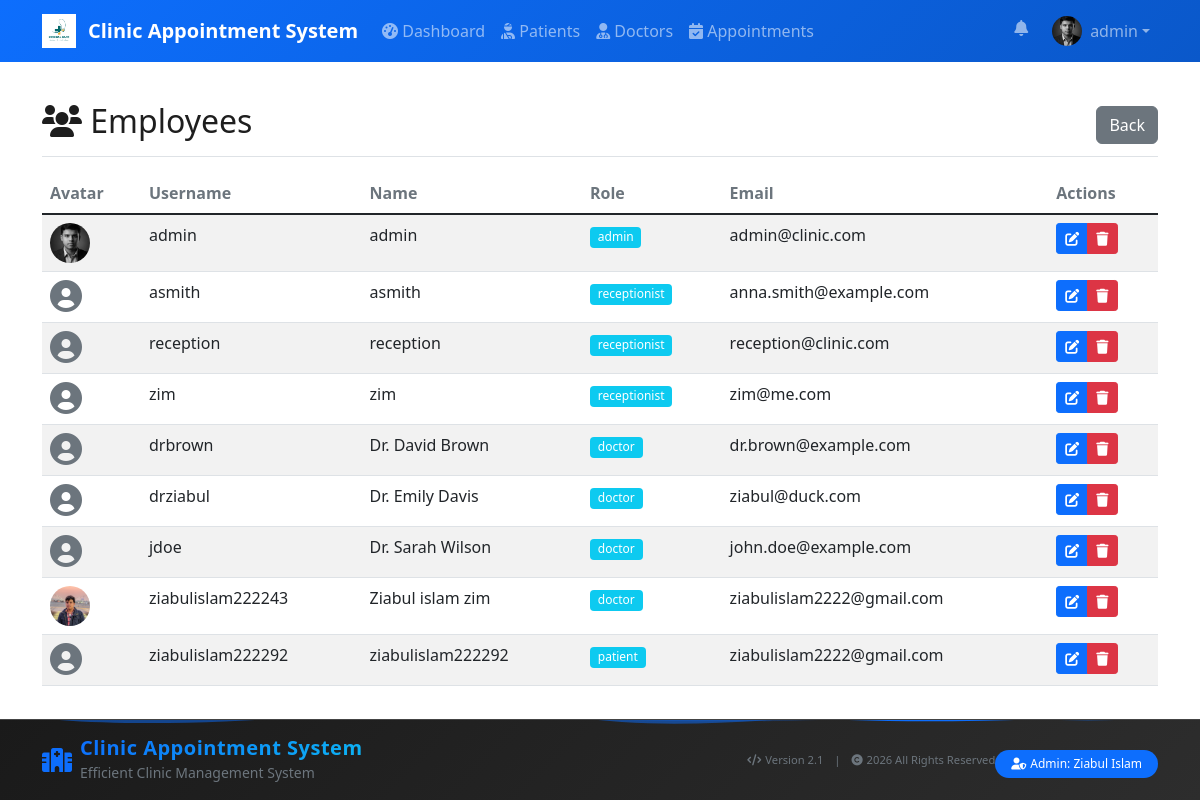
The page /pages/employees.php (signed in) on the database its author committed.
### tables this page shows
CREATE TABLE `users` (
  `user_id` int(11) NOT NULL,
  `username` varchar(50) NOT NULL,
  `password` varchar(255) NOT NULL,
  `email` varchar(100) DEFAULT NULL,
  `first_name` varchar(50) DEFAULT NULL,
  `last_name` varchar(50) DEFAULT NULL,
  `profile_picture` varchar(255) DEFAULT NULL,
  `role` enum('admin','receptionist','doctor','patient') DEFAULT 'receptionist',
  `doctor_id` int(11) DEFAULT NULL,
  `created_at` timestamp NOT NULL DEFAULT current_timestamp()
);

CREATE TABLE `doctors` (
  `doctor_id` int(11) NOT NULL,
  `first_name` varchar(50) NOT NULL,
  `last_name` varchar(50) NOT NULL,
  `specialization` varchar(100) DEFAULT NULL,
  `email` varchar(100) DEFAULT NULL,
  `phone` varchar(15) DEFAULT NULL,
  `license_number` varchar(50) DEFAULT NULL,
  `available_days` set('Monday','Tuesday','Wednesday','Thursday','Friday','Saturday','Sunday') DEFAULT NULL,
  `consultation_fee` decimal(8,2) DEFAULT NULL,
  `available_time_start` time DEFAULT NULL,
  `available_time_end` time DEFAULT NULL,
  `profile_picture` varchar(255) DEFAULT NULL,
  `created_at` timestamp NOT NULL DEFAULT current_timestamp()
);

### config/config.php (called while the page is built, shortened)
<?php
if (file_exists(__DIR__ . '/../includes/functions.php')) {
    require_once __DIR__ . '/../includes/functions.php';
}
function isLoggedIn() {
    return isset($_SESSION['user_id']);
}
?>

### includes/functions.php (called while the page is built, shortened)
<?php
function pageFadeIn() {
    return 'fade-in';
}
?>

### pages/employees.php (the view, shortened to what this page needs)
<?php
require_once '../includes/header.php';
$q = $db->prepare('SELECT u.user_id, u.username, u.role, u.email, u.first_name, u.last_name, u.profile_picture, d.first_name as doc_first, d.last_name as doc_last, d.profile_picture as doc_pic
                   FROM users u
                   LEFT JOIN doctors d ON u.doctor_id = d.doctor_id
                   ORDER BY u.role, u.username');
$q->execute();
$rows = $q->fetchAll(PDO::FETCH_ASSOC);
?>
<div class="d-flex justify-content-between align-items-center pt-3 pb-2 mb-3 border-bottom">
    <h1 class="h2"><i class="fas fa-users"></i> Employees</h1>
    <div>
        <a href="dashboard.php" class="btn btn-secondary">Back</a>
    </div>
</div>
<?php if (empty($rows)): ?>
    <div class="alert alert-info">No users found.</div>
<?php else: ?>
    <table class="table table-striped">
        <thead>
            <tr>
                <th>Avatar</th>
                <th>Username</th>
                <th>Name</th>
                <th>Role</th>
                <th>Email</th>
                <th>Actions</th>
            </tr>
        </thead>
        <tbody>
            <?php foreach ($rows as $r): ?>
                <tr>
                    <td>
                        <?php
                        $pic = !empty($r['profile_picture']) ? $r['profile_picture'] : ($r['doc_pic'] ?? '');
                        if (!empty($pic) && file_exists(__DIR__ . '/../uploads/users/' . $pic)): ?>
                            <img src="../uploads/users/<?php echo htmlspecialchars($pic); ?>" style="width:40px;height:40px;object-fit:cover;border-radius:50%;">
                        <?php elseif (!empty($pic) && file_exists(__DIR__ . '/../uploads/doctors/' . $pic)): ?>
                            <img src="../uploads/doctors/<?php echo htmlspecialchars($pic); ?>" style="width:40px;height:40px;object-fit:cover;border-radius:50%;">
                        <?php else: ?>
                            <i class="fas fa-user-circle fa-2x text-muted"></i>
                        <?php endif; ?>
                    </td>
                    <td><?php echo htmlspecialchars($r['username']); ?></td>
                    <td>
                        <?php
                        $fname = !empty($r['first_name']) ? $r['first_name'] : ($r['doc_first'] ?? '');
                        $lname = !empty($r['last_name']) ? $r['last_name'] : ($r['doc_last'] ?? '');
                        $fullName = trim($fname . ' ' . $lname);
                        echo htmlspecialchars(!empty($fullName) ? $fullName : $r['username']);
                        ?>
                    </td>
                    <td><span class="badge bg-info"><?php echo htmlspecialchars($r['role']); ?></span></td>
                    <td><?php echo htmlspecialchars($r['email']); ?></td>
                    <td>
                        <div class="btn-group btn-group-sm d-none d-md-inline-flex" role="group">
                            <a class="btn btn-sm btn-primary" href="edit_user.php?id=<?php echo $r['user_id']; ?>" title="Edit"><i class="fas fa-edit"></i></a>
                            <a class="btn btn-sm btn-danger" href="../process.php?action=delete_user&id=<?php echo $r['user_id']; ?>" title="Delete"><i class="fas fa-trash"></i></a>
                        </div>
                    </td>
                </tr>
            <?php endforeach; ?>
        </tbody>
    </table>
<?php endif; ?>
<?php require_once '../includes/footer.php'; ?>

### includes/header.php (shortened to what this page needs)
<?php
require_once __DIR__ . '/../config/config.php';
?>
<!DOCTYPE html>
<html lang="en">
<head>
    <link href="https://cdn.jsdelivr.net/npm/bootstrap@5.1.3/dist/css/bootstrap.min.css" rel="stylesheet">
    <link rel="stylesheet" href="https://cdnjs.cloudflare.com/ajax/libs/font-awesome/6.0.0/css/all.min.css">
    <link href="../assets/css/style.css" rel="stylesheet">
</head>
<body class="has-fixed-navbar">
    <nav class="navbar navbar-expand-lg navbar-dark navbar-transparent">
        <div class="container">
            <a class="navbar-brand d-flex align-items-center" href="../index.php">
                <?php
                $logoRelPath = '../assets/images/logo_white.png';
                $logoAbsPath = __DIR__ . '/../assets/images/logo_white.png';
                if (file_exists($logoAbsPath)):
                ?>
                    <img src="<?php echo $logoRelPath; ?>" alt="<?php echo SITE_NAME; ?>" style="height:34px;object-fit:contain;margin-right:8px;">
                <?php else: ?>
                    <i class="fas fa-hospital-alt me-2"></i>
                <?php endif; ?>
                <span class="ms-1"><?php echo SITE_NAME; ?></span>
            </a>
            <div class="collapse navbar-collapse" id="navbarNav">
                <?php if (isLoggedIn()): ?>
                <ul class="navbar-nav me-auto">
                    <li class="nav-item">
                        <a class="nav-link" href="../pages/dashboard.php"><i class="fas fa-tachometer-alt"></i> Dashboard</a>
                    </li>
                    <?php $role = strtolower($_SESSION['role'] ?? ''); ?>
                    <?php if ($role === 'doctor'): ?>
                        <li class="nav-item">
                            <a class="nav-link" href="../pages/prescriptions.php"><i class="fas fa-file-prescription"></i> Prescriptions</a>
                        </li>
                    <?php else: ?>
                        <li class="nav-item">
                            <a class="nav-link" href="../pages/patients.php"><i class="fas fa-user-injured"></i> Patients</a>
                        </li>
                        <li class="nav-item">
                            <a class="nav-link" href="../pages/doctors.php"><i class="fas fa-user-md"></i> Doctors</a>
                        </li>
                        <li class="nav-item">
                            <a class="nav-link" href="../pages/appointments.php"><i class="fas fa-calendar-check"></i> Appointments</a>
                        </li>
                    <?php endif; ?>
                </ul>
                <?php endif; ?>
                <ul class="navbar-nav">
                    <?php if (isLoggedIn()):
                        $avatarUrl = '../assets/images/default_avatar.png';
                        if (defined('DB_OK') && DB_OK && isset($db) && $db instanceof PDO) {
                            try {
                                $uqq = $db->prepare('SELECT profile_picture, first_name, last_name FROM users WHERE user_id = :id LIMIT 1');
                                $uqq->bindParam(':id',
                                    $_SESSION['user_id']);
                                $uqq->execute();
                                $urow = $uqq->fetch(PDO::FETCH_ASSOC);
                                if (!empty($urow['profile_picture']) && file_exists(__DIR__ . '/../uploads/users/' . $urow['profile_picture'])) {
                                    $avatarUrl = '../uploads/users/' . $urow['profile_picture'];
                                }
                            } catch (Throwable $e) { $profileFullName = $_SESSION['username']; }
                        }
                    ?>
                        <li class="nav-item dropdown position-relative me-2">
                            <a class="nav-link position-relative" href="#" id="notificationBell" role="button" data-bs-toggle="dropdown" aria-expanded="false">
                                <i class="fas fa-bell"></i>
                            </a>
                        </li>
                        <li class="nav-item dropdown">
                            <a class="nav-link dropdown-toggle d-flex align-items-center" href="#" id="userMenu" role="button" data-bs-toggle="dropdown" aria-expanded="false">
                                <img src="<?php echo $avatarUrl; ?>" alt="avatar" style="width:30px;height:30px;object-fit:cover;border-radius:50%;margin-right:8px;">
                                <span class="d-none d-md-inline"><?php echo htmlspecialchars($_SESSION['username']); ?></span>
                            </a>
                        </li>
                    <?php endif; ?>
                </ul>
            </div>
        </div>
    </nav>
    <div class="container mt-4 <?php echo function_exists('pageFadeIn') ? pageFadeIn() : ''; ?>">

### includes/footer.php (shortened to what this page needs)
    </div>
    <footer class="footer mt-auto py-3 bg-dark text-light">
        <div class="container">
            <div class="row align-items-center">
                <div class="col-md-6">
                    <div class="footer-brand d-flex align-items-center">
                        <div class="hospital-icon me-2">
                            <i class="fas fa-hospital-alt heartbeat"></i>
                        </div>
                        <div>
                            <h5 class="mb-0 gradient-text"><?php echo SITE_NAME; ?></h5>
                            <small class="text-muted slide-in">Efficient Clinic Management System</small>
                        </div>
                    </div>
                </div>
                <div class="col-md-6 text-md-end">
                    <div class="footer-info">
                        <div class="admin-badge float-md-end">
                            <span class="badge bg-primary glow">
                                <i class="fas fa-user-shield me-1"></i>Admin: Ziabul Islam
                            </span>
                        </div>
                        <div class="footer-meta mt-2">
                            <small class="text-muted fade-in">
                                <i class="fas fa-code me-1"></i>Version 2.1
                                <span class="mx-2">|</span>
                                <i class="fas fa-copyright me-1"></i><?php echo date('Y'); ?> All Rights Reserved
                            </small>
                        </div>
                    </div>
                </div>
            </div>
            <div class="wave-separator">
            </div>
        </div>
    </footer>
</body>
</html>

### assets/css/style.css (style rules this page uses)
:root { --primary-color: #0d6efd; --secondary-color: #6c757d; --success-color: #198754; --danger-color: #dc3545; --warning-color: #ffc107; --info-color: #0dcaf0; --bg: #ffffff; --panel-bg: #ffffff; --text-color: #1e1e1e; --muted-color: #6c757d; --navbar-rgba: 10,25,41; }
html, body { width: 100%; height: 100%; overflow-y: auto; pointer-events: auto; }
body { font-family: 'Segoe UI', Tahoma, Geneva, Verdana, sans-serif; background-color: var(--bg); color: var(--text-color); }
.navbar-brand { font-weight: 600; }
.table th { border-top: none; font-weight: 600; color: var(--secondary-color); }
.btn { border-radius: 6px; font-weight: 500; }
.badge { font-size: 0.75em; font-weight: 500; }
.navbar-dark { background: linear-gradient(135deg, var(--primary-color) 0%, #0a58ca 100%); }

### includes/footer.php (style rules this page uses)
.footer { background: linear-gradient(135deg, #1a1a1a 0%, #2d2d2d 100%) !important; border-top: 1px solid #444; position: relative; overflow: hidden; }
.wave-separator { position: absolute; top: -10px; left: 0; width: 100%; overflow: hidden; line-height: 0; }
.wave-separator svg { position: relative; display: block; width: calc(100% + 1.3px); height: 15px; }
.heartbeat { animation: heartbeat 2s ease-in-out infinite; color: #0d6efd; }
.glow { animation: glow 2s ease-in-out infinite; }
.slide-in { animation: slideIn 1s ease-out; }
.fade-in { animation: fadeIn 1.5s ease-out; }
.gradient-text { background: linear-gradient(-45deg, #0d6efd, #20c997, #0dcaf0, #0d6efd); background-size: 400% 400%; background-clip: text; -webkit-background-clip: text; -webkit-text-fill-color: transparent; animation: gradientShift 3s ease infinite; }
.hospital-icon { font-size: 1.5rem; }
.footer-brand h5 { font-weight: 700; letter-spacing: 0.5px; }
.admin-badge .badge { font-size: 0.75rem; padding: 0.5rem 1rem; border-radius: 50px; font-weight: 500; }
.footer-meta { font-size: 0.8rem; }
html, body { height: 100%; }
body { display: flex; flex-direction: column; min-height: 100vh; }
.container { flex: 1; }

### rows shown on the page
users: profile_picture (picture), username "admin", role "admin", email "admin@clinic.com"
users: username "asmith", role "receptionist", email "anna.smith@example.com"
users: username "reception", role "receptionist", email "reception@clinic.com"
users: username "zim", role "receptionist", email "zim@me.com"
users: username "drbrown", first_name+last_name "Dr. David Brown", role "doctor", email "dr.brown@example.com"
users: username "drziabul", first_name+last_name "Dr. Emily Davis", role "doctor", email "ziabul@duck.com"
users: username "jdoe", first_name+last_name "Dr. Sarah Wilson", role "doctor", email "john.doe@example.com"
users: doctor.profile_picture (picture), username "ziabulislam222243", first_name+last_name "Ziabul islam zim", role "doctor", email "ziabulislam2222@gmail.com"
users: username "ziabulislam222292", role "patient", email "ziabulislam2222@gmail.com"

### other values the page prints
SITE_NAME "Clinic Appointment System"
$_SESSION['username'] "admin"
